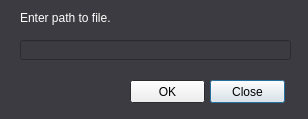
<?xml version="1.0" encoding="UTF-8"?>
<ui version="4.0">
 <class>Dialog</class>
 <widget class="QDialog" name="Dialog">
  <property name="geometry">
   <rect>
    <x>0</x>
    <y>0</y>
    <width>308</width>
    <height>119</height>
   </rect>
  </property>
  <property name="palette">
   <palette>
    <active>
     <colorrole role="Text">
      <brush brushstyle="SolidPattern">
       <color alpha="255">
        <red>255</red>
        <green>255</green>
        <blue>255</blue>
       </color>
      </brush>
     </colorrole>
     <colorrole role="Window">
      <brush brushstyle="SolidPattern">
       <color alpha="255">
        <red>60</red>
        <green>59</green>
        <blue>65</blue>
       </color>
      </brush>
     </colorrole>
    </active>
    <inactive>
     <colorrole role="Text">
      <brush brushstyle="SolidPattern">
       <color alpha="255">
        <red>255</red>
        <green>255</green>
        <blue>255</blue>
       </color>
      </brush>
     </colorrole>
     <colorrole role="Window">
      <brush brushstyle="SolidPattern">
       <color alpha="255">
        <red>60</red>
        <green>59</green>
        <blue>65</blue>
       </color>
      </brush>
     </colorrole>
    </inactive>
    <disabled>
     <colorrole role="Text">
      <brush brushstyle="SolidPattern">
       <color alpha="255">
        <red>255</red>
        <green>255</green>
        <blue>255</blue>
       </color>
      </brush>
     </colorrole>
     <colorrole role="Window">
      <brush brushstyle="SolidPattern">
       <color alpha="255">
        <red>60</red>
        <green>59</green>
        <blue>65</blue>
       </color>
      </brush>
     </colorrole>
    </disabled>
   </palette>
  </property>
  <property name="windowTitle">
   <string>Raspbot RCA: Enter Path</string>
  </property>
  <property name="whatsThis">
   <string>Enter file path here.</string>
  </property>
  <widget class="QPushButton" name="closebutton">
   <property name="geometry">
    <rect>
     <x>210</x>
     <y>80</y>
     <width>75</width>
     <height>23</height>
    </rect>
   </property>
   <property name="text">
    <string>Close</string>
   </property>
  </widget>
  <widget class="QPushButton" name="confirmbutton">
   <property name="geometry">
    <rect>
     <x>130</x>
     <y>80</y>
     <width>75</width>
     <height>23</height>
    </rect>
   </property>
   <property name="text">
    <string>OK</string>
   </property>
  </widget>
  <widget class="QLineEdit" name="pathentry">
   <property name="geometry">
    <rect>
     <x>20</x>
     <y>40</y>
     <width>271</width>
     <height>20</height>
    </rect>
   </property>
   <property name="palette">
    <palette>
     <active>
      <colorrole role="Base">
       <brush brushstyle="SolidPattern">
        <color alpha="255">
         <red>60</red>
         <green>59</green>
         <blue>65</blue>
        </color>
       </brush>
      </colorrole>
     </active>
     <inactive>
      <colorrole role="Base">
       <brush brushstyle="SolidPattern">
        <color alpha="255">
         <red>60</red>
         <green>59</green>
         <blue>65</blue>
        </color>
       </brush>
      </colorrole>
     </inactive>
     <disabled>
      <colorrole role="Base">
       <brush brushstyle="SolidPattern">
        <color alpha="255">
         <red>240</red>
         <green>240</green>
         <blue>240</blue>
        </color>
       </brush>
      </colorrole>
     </disabled>
    </palette>
   </property>
   <property name="text">
    <string/>
   </property>
  </widget>
  <widget class="QLabel" name="dialoglabel">
   <property name="geometry">
    <rect>
     <x>20</x>
     <y>10</y>
     <width>261</width>
     <height>16</height>
    </rect>
   </property>
   <property name="palette">
    <palette>
     <active>
      <colorrole role="WindowText">
       <brush brushstyle="SolidPattern">
        <color alpha="255">
         <red>255</red>
         <green>255</green>
         <blue>255</blue>
        </color>
       </brush>
      </colorrole>
     </active>
     <inactive>
      <colorrole role="WindowText">
       <brush brushstyle="SolidPattern">
        <color alpha="255">
         <red>255</red>
         <green>255</green>
         <blue>255</blue>
        </color>
       </brush>
      </colorrole>
     </inactive>
     <disabled>
      <colorrole role="WindowText">
       <brush brushstyle="SolidPattern">
        <color alpha="255">
         <red>120</red>
         <green>120</green>
         <blue>120</blue>
        </color>
       </brush>
      </colorrole>
     </disabled>
    </palette>
   </property>
   <property name="text">
    <string>Enter path to file.</string>
   </property>
  </widget>
 </widget>
 <resources/>
 <connections/>
</ui>
